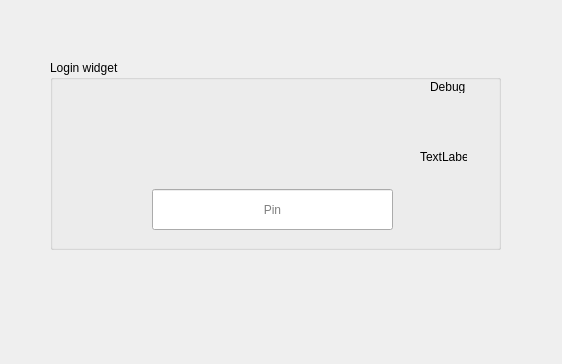
<?xml version="1.0" encoding="UTF-8"?>
<ui version="4.0">
 <class>DLLPinCodeMoottori</class>
 <widget class="QDialog" name="DLLPinCodeMoottori">
  <property name="geometry">
   <rect>
    <x>0</x>
    <y>0</y>
    <width>562</width>
    <height>364</height>
   </rect>
  </property>
  <property name="windowTitle">
   <string>Dialog</string>
  </property>
  <widget class="QGroupBox" name="groupBox">
   <property name="geometry">
    <rect>
     <x>50</x>
     <y>60</y>
     <width>451</width>
     <height>190</height>
    </rect>
   </property>
   <property name="title">
    <string>Login widget</string>
   </property>
   <widget class="QLineEdit" name="pinLine">
    <property name="geometry">
     <rect>
      <x>102</x>
      <y>129</y>
      <width>241</width>
      <height>41</height>
     </rect>
    </property>
    <property name="maxLength">
     <number>4</number>
    </property>
    <property name="echoMode">
     <enum>QLineEdit::Password</enum>
    </property>
    <property name="alignment">
     <set>Qt::AlignCenter</set>
    </property>
    <property name="placeholderText">
     <string>Pin</string>
    </property>
   </widget>
   <widget class="QLabel" name="label">
    <property name="geometry">
     <rect>
      <x>380</x>
      <y>20</y>
      <width>47</width>
      <height>13</height>
     </rect>
    </property>
    <property name="text">
     <string>Debug</string>
    </property>
   </widget>
   <widget class="QLabel" name="timerLabel">
    <property name="geometry">
     <rect>
      <x>370</x>
      <y>90</y>
      <width>47</width>
      <height>13</height>
     </rect>
    </property>
    <property name="text">
     <string>TextLabel</string>
    </property>
   </widget>
   <widget class="QLabel" name="pinLabel">
    <property name="geometry">
     <rect>
      <x>100</x>
      <y>70</y>
      <width>241</width>
      <height>41</height>
     </rect>
    </property>
    <property name="font">
     <font>
      <pointsize>12</pointsize>
     </font>
    </property>
    <property name="text">
     <string/>
    </property>
    <property name="alignment">
     <set>Qt::AlignCenter</set>
    </property>
   </widget>
  </widget>
 </widget>
 <resources/>
 <connections/>
</ui>
